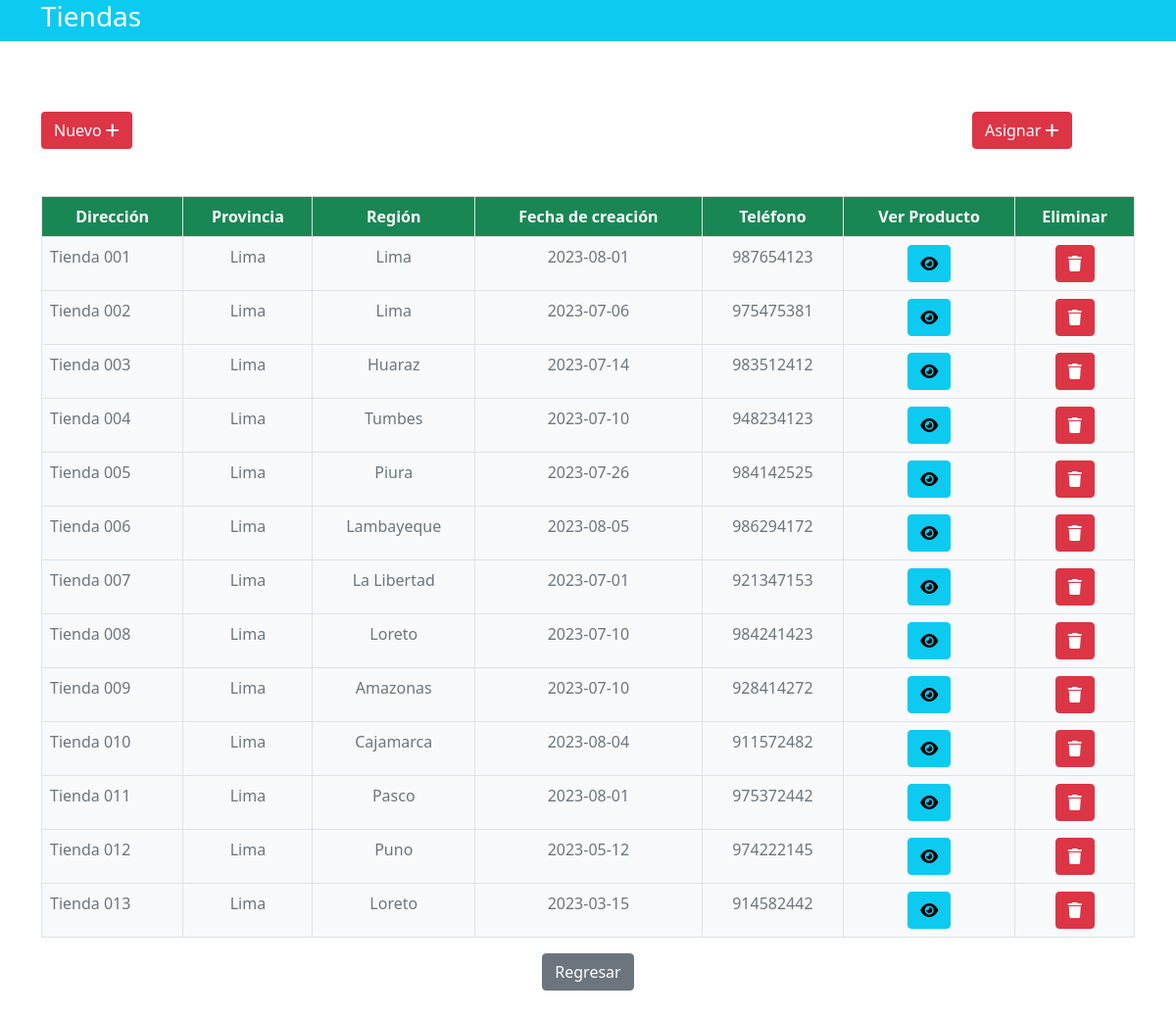
Screenshot of /gestionTienda/Tienda with the database file from the repository.
### gestionTienda/models.py (models this page shows)
class Tienda(models.Model):
    direccionTienda = models.CharField(max_length=32, blank = True, null = True)
    provinciaTienda = models.CharField(max_length=32, blank = True, null = True)
    regionTienda = models.CharField(max_length=32, blank = True, null = True)
    fechaTienda = models.CharField(max_length=32, blank = True, null = True)
    telefonoTienda = models.CharField(max_length=32, blank = True, null = True)

### gestionTienda/views.py (the view, shortened to what this page needs)
# urls.py: path('Tienda', views.tienda, name='tienda'),
def tienda(request):
    return render(request,'Tienda.html',{
        'productosTotales':Producto.objects.all().order_by('id'),
        'tiendaTotales':Tienda.objects.all().order_by('id')
    })

### gestionTienda/templates/Tienda.html (shortened to what this page needs)
{% load static %}
<!DOCTYPE html>
<html>
    <head>
        <link href="https://cdn.jsdelivr.net/npm/bootstrap@5.0.2/dist/css/bootstrap.min.css" rel="stylesheet">
        <link rel="stylesheet" href="https://cdnjs.cloudflare.com/ajax/libs/font-awesome/6.3.0/css/all.min.css" />
    </head>
    <body>
        <div class="bg-info">
            <div class="container">
                <div class="row">
                    <div class="col-4 text-white">
                        <div class="row">
                            <div class="col-15">
                                <h3>Tiendas</h3>
                            </div>
                        </div>
                    </div>
                </div>
            </div>
        </div>
        <br>
        <div class="container mt-5">
            <div class="row justify-content-between">
                <div class="col-2">
                    <button class="btn bg-danger text-white" data-bs-toggle="modal" data-bs-target="#nuevaTienda">Nuevo <i class="fa-solid fa-plus"></i></button>
                </div>
                <div class="col-2">
                    <button class="btn btn-danger" data-bs-toggle="modal" data-bs-target="#asignarProducto">Asignar <i class="fa-solid fa-plus"></i></button>
                </div>
            </div>
        </div>
        <div class="mt-5 container">
            <div class="row justify-content-center">
                <div class="col-15">
                    <table class="table table-bordered bg-success text-white">
                        <thead class="text-center">
                            <th>Dirección</th>
                            <th>Provincia</th>
                            <th>Región</th>
                            <th>Fecha de creación</th>
                            <th>Teléfono</th>
                            <th>Ver Producto</th>
                            <th>Eliminar</th>
                        </thead>
                        <tbody class="bg-light text-secondary">
                            {% for tienda in tiendaTotales%}
                            <tr >
                                <td>{{ tienda.direccionTienda }}</td>
                                <td class="text-center">{{ tienda.provinciaTienda }}</td>
                                <td class="text-center">{{ tienda.regionTienda }}</td>
                                <td class="text-center">{{ tienda.fechaTienda }}</td>
                                <td class="text-center">{{ tienda.telefonoTienda }}</td>
                                <td class="text-center"><a class="btn btn-info" href="{% url 'gestionTienda:verProducto' tienda.id %}"><i class="fa-solid fa-eye"></i></td>
                                <td class="text-center"><a class="btn btn-danger" href="{% url 'gestionTienda:eliminarTienda' tienda.id %}"><i class="fa-solid fa-trash"></i></a></td>
                            </tr>
                            {% endfor %}
                        </tbody>
                    </table>
                    <div class="text-center">
                        <a class="btn btn-secondary" href="{% url 'gestionTienda:ingresoPanel' %}">Regresar</a>
                    </div>
                    <br>
                    <br>
                    <br>
                </div>
            </div>
        </div>
    </body>
</html>

### rows the page displays
Tienda: direccionTienda "Tienda 001", provinciaTienda "Lima", regionTienda "Lima", fechaTienda "2023-08-01", telefonoTienda "987654123"
Tienda: direccionTienda "Tienda 002", provinciaTienda "Lima", regionTienda "Lima", fechaTienda "2023-07-06", telefonoTienda "975475381"
Tienda: direccionTienda "Tienda 003", provinciaTienda "Lima", regionTienda "Huaraz", fechaTienda "2023-07-14", telefonoTienda "983512412"
Tienda: direccionTienda "Tienda 004", provinciaTienda "Lima", regionTienda "Tumbes", fechaTienda "2023-07-10", telefonoTienda "948234123"
Tienda: direccionTienda "Tienda 005", provinciaTienda "Lima", regionTienda "Piura", fechaTienda "2023-07-26", telefonoTienda "984142525"
Tienda: direccionTienda "Tienda 006", provinciaTienda "Lima", regionTienda "Lambayeque", fechaTienda "2023-08-05", telefonoTienda "986294172"
Tienda: direccionTienda "Tienda 007", provinciaTienda "Lima", regionTienda "La Libertad", fechaTienda "2023-07-01", telefonoTienda "921347153"
Tienda: direccionTienda "Tienda 008", provinciaTienda "Lima", regionTienda "Loreto", fechaTienda "2023-07-10", telefonoTienda "984241423"
Tienda: direccionTienda "Tienda 009", provinciaTienda "Lima", regionTienda "Amazonas", fechaTienda "2023-07-10", telefonoTienda "928414272"
Tienda: direccionTienda "Tienda 010", provinciaTienda "Lima", regionTienda "Cajamarca", fechaTienda "2023-08-04", telefonoTienda "911572482"
Tienda: direccionTienda "Tienda 011", provinciaTienda "Lima", regionTienda "Pasco", fechaTienda "2023-08-01", telefonoTienda "975372442"
Tienda: direccionTienda "Tienda 012", provinciaTienda "Lima", regionTienda "Puno", fechaTienda "2023-05-12", telefonoTienda "974222145"
Tienda: direccionTienda "Tienda 013", provinciaTienda "Lima", regionTienda "Loreto", fechaTienda "2023-03-15", telefonoTienda "914582442"
